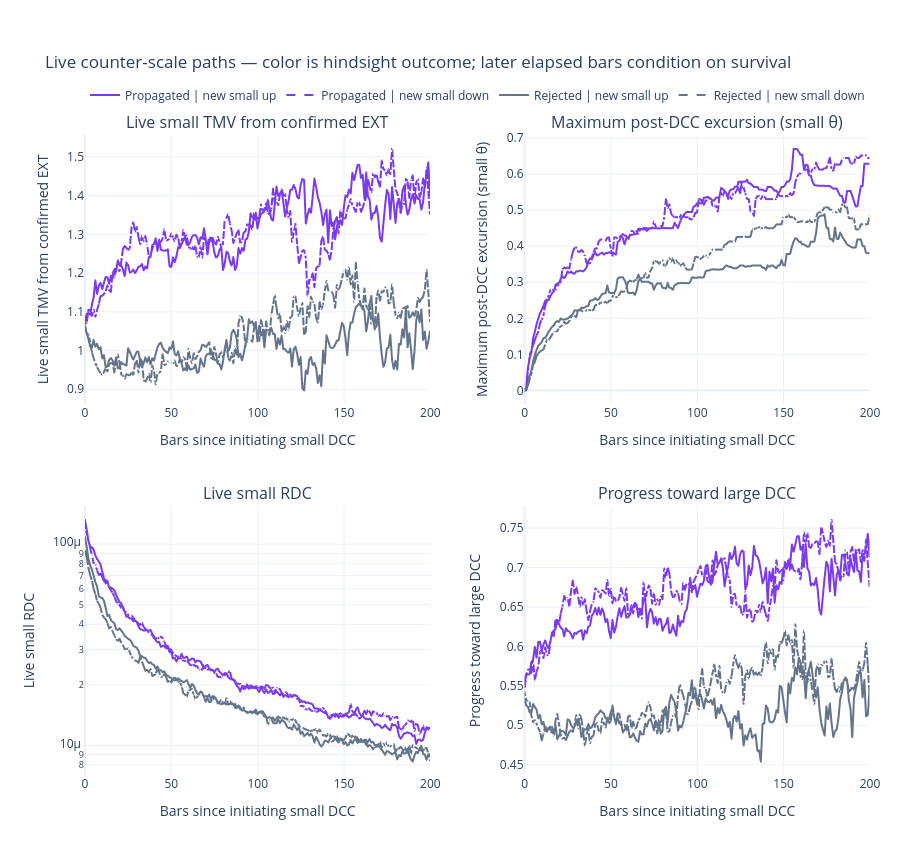

The notebook cell this image was saved under:
### Markdown cell above
## Audit 6: survival-conditioned live trajectories

Purple/slate is the later propagated/rejected outcome; solid/dashed is new-small-up/down. Each point uses only information known by that elapsed bar, but its outcome color remains hindsight. Hover survivor counts before interpreting later horizons.

### Code cell
trajectory_fig = plot_dc_counter_scale_trajectories(counter_leg_trajectories, max_elapsed_bars=200)
trajectory_fig.show()

### Figure 1 — Plotly figure (JSON) as saved in the notebook; plotly's stock layout.template omitted (floating-point values rounded to 4 significant figures; data arrays with more than 128 entries replaced by an {"elided": "..."} marker saying what was removed)
{"data": [{"customdata": {"elided": "201x1 int values"}, "hovertemplate": "elapsed=%{x:.0f} bars<br>median=%{y:.4g}<br>surviving attempts=%{customdata[0]:,.0f}<extra></extra>", "legendgroup": "propagated_up", "line": {"color": "#7c3aed", "dash": "solid", "width": 2.0}, "mode": "lines", "name": "Propagated | new small up", "showlegend": true, "type": "scattergl", "x": {"elided": "201 int values"}, "xaxis": "x", "y": {"elided": "201 float values"}, "yaxis": "y"}, {"customdata": {"elided": "201x1 int values"}, "hovertemplate": "elapsed=%{x:.0f} bars<br>median=%{y:.4g}<br>surviving attempts=%{customdata[0]:,.0f}<extra></extra>", "legendgroup": "propagated_down", "line": {"color": "#7c3aed", "dash": "dash", "width": 2.0}, "mode": "lines", "name": "Propagated | new small down", "showlegend": true, "type": "scattergl", "x": {"elided": "201 int values"}, "xaxis": "x", "y": {"elided": "201 float values"}, "yaxis": "y"}, {"customdata": {"elided": "201x1 int values"}, "hovertemplate": "elapsed=%{x:.0f} bars<br>median=%{y:.4g}<br>surviving attempts=%{customdata[0]:,.0f}<extra></extra>", "legendgroup": "rejected_up", "line": {"color": "#64748b", "dash": "solid", "width": 2.0}, "mode": "lines", "name": "Rejected | new small up", "showlegend": true, "type": "scattergl", "x": {"elided": "201 int values"}, "xaxis": "x", "y": {"elided": "201 float values"}, "yaxis": "y"}, {"customdata": {"elided": "201x1 int values"}, "hovertemplate": "elapsed=%{x:.0f} bars<br>median=%{y:.4g}<br>surviving attempts=%{customdata[0]:,.0f}<extra></extra>", "legendgroup": "rejected_down", "line": {"color": "#64748b", "dash": "dash", "width": 2.0}, "mode": "lines", "name": "Rejected | new small down", "showlegend": true, "type": "scattergl", "x": {"elided": "201 int values"}, "xaxis": "x", "y": {"elided": "201 float values"}, "yaxis": "y"}, {"customdata": {"elided": "201x1 int values"}, "hovertemplate": "elapsed=%{x:.0f} bars<br>median=%{y:.4g}<br>surviving attempts=%{customdata[0]:,.0f}<extra></extra>", "legendgroup": "propagated_up", "line": {"color": "#7c3aed", "dash": "solid", "width": 2.0}, "mode": "lines", "name": "Propagated | new small up", "showlegend": false, "type": "scattergl", "x": {"elided": "201 int values"}, "xaxis": "x2", "y": {"elided": "201 float values"}, "yaxis": "y2"}, {"customdata": {"elided": "201x1 int values"}, "hovertemplate": "elapsed=%{x:.0f} bars<br>median=%{y:.4g}<br>surviving attempts=%{customdata[0]:,.0f}<extra></extra>", "legendgroup": "propagated_down", "line": {"color": "#7c3aed", "dash": "dash", "width": 2.0}, "mode": "lines", "name": "Propagated | new small down", "showlegend": false, "type": "scattergl", "x": {"elided": "201 int values"}, "xaxis": "x2", "y": {"elided": "201 float values"}, "yaxis": "y2"}, {"customdata": {"elided": "201x1 int values"}, "hovertemplate": "elapsed=%{x:.0f} bars<br>median=%{y:.4g}<br>surviving attempts=%{customdata[0]:,.0f}<extra></extra>", "legendgroup": "rejected_up", "line": {"color": "#64748b", "dash": "solid", "width": 2.0}, "mode": "lines", "name": "Rejected | new small up", "showlegend": false, "type": "scattergl", "x": {"elided": "201 int values"}, "xaxis": "x2", "y": {"elided": "201 float values"}, "yaxis": "y2"}, {"customdata": {"elided": "201x1 int values"}, "hovertemplate": "elapsed=%{x:.0f} bars<br>median=%{y:.4g}<br>surviving attempts=%{customdata[0]:,.0f}<extra></extra>", "legendgroup": "rejected_down", "line": {"color": "#64748b", "dash": "dash", "width": 2.0}, "mode": "lines", "name": "Rejected | new small down", "showlegend": false, "type": "scattergl", "x": {"elided": "201 int values"}, "xaxis": "x2", "y": {"elided": "201 float values"}, "yaxis": "y2"}, {"customdata": {"elided": "201x1 int values"}, "hovertemplate": "elapsed=%{x:.0f} bars<br>median=%{y:.4g}<br>surviving attempts=%{customdata[0]:,.0f}<extra></extra>", "legendgroup": "propagated_up", "line": {"color": "#7c3aed", "dash": "solid", "width": 2.0}, "mode": "lines", "name": "Propagated | new small up", "showlegend": false, "type": "scattergl", "x": {"elided": "201 int values"}, "xaxis": "x3", "y": {"elided": "201 float values"}, "yaxis": "y3"}, {"customdata": {"elided": "201x1 int values"}, "hovertemplate": "elapsed=%{x:.0f} bars<br>median=%{y:.4g}<br>surviving attempts=%{customdata[0]:,.0f}<extra></extra>", "legendgroup": "propagated_down", "line": {"color": "#7c3aed", "dash": "dash", "width": 2.0}, "mode": "lines", "name": "Propagated | new small down", "showlegend": false, "type": "scattergl", "x": {"elided": "201 int values"}, "xaxis": "x3", "y": {"elided": "201 float values"}, "yaxis": "y3"}, {"customdata": {"elided": "201x1 int values"}, "hovertemplate": "elapsed=%{x:.0f} bars<br>median=%{y:.4g}<br>surviving attempts=%{customdata[0]:,.0f}<extra></extra>", "legendgroup": "rejected_up", "line": {"color": "#64748b", "dash": "solid", "width": 2.0}, "mode": "lines", "name": "Rejected | new small up", "showlegend": false, "type": "scattergl", "x": {"elided": "201 int values"}, "xaxis": "x3", "y": {"elided": "201 float values"}, "yaxis": "y3"}, {"customdata": {"elided": "201x1 int values"}, "hovertemplate": "elapsed=%{x:.0f} bars<br>median=%{y:.4g}<br>surviving attempts=%{customdata[0]:,.0f}<extra></extra>", "legendgroup": "rejected_down", "line": {"color": "#64748b", "dash": "dash", "width": 2.0}, "mode": "lines", "name": "Rejected | new small down", "showlegend": false, "type": "scattergl", "x": {"elided": "201 int values"}, "xaxis": "x3", "y": {"elided": "201 float values"}, "yaxis": "y3"}, {"customdata": {"elided": "201x1 int values"}, "hovertemplate": "elapsed=%{x:.0f} bars<br>median=%{y:.4g}<br>surviving attempts=%{customdata[0]:,.0f}<extra></extra>", "legendgroup": "propagated_up", "line": {"color": "#7c3aed", "dash": "solid", "width": 2.0}, "mode": "lines", "name": "Propagated | new small up", "showlegend": false, "type": "scattergl", "x": {"elided": "201 int values"}, "xaxis": "x4", "y": {"elided": "201 float values"}, "yaxis": "y4"}, {"customdata": {"elided": "201x1 int values"}, "hovertemplate": "elapsed=%{x:.0f} bars<br>median=%{y:.4g}<br>surviving attempts=%{customdata[0]:,.0f}<extra></extra>", "legendgroup": "propagated_down", "line": {"color": "#7c3aed", "dash": "dash", "width": 2.0}, "mode": "lines", "name": "Propagated | new small down", "showlegend": false, "type": "scattergl", "x": {"elided": "201 int values"}, "xaxis": "x4", "y": {"elided": "201 float values"}, "yaxis": "y4"}, {"customdata": {"elided": "201x1 int values"}, "hovertemplate": "elapsed=%{x:.0f} bars<br>median=%{y:.4g}<br>surviving attempts=%{customdata[0]:,.0f}<extra></extra>", "legendgroup": "rejected_up", "line": {"color": "#64748b", "dash": "solid", "width": 2.0}, "mode": "lines", "name": "Rejected | new small up", "showlegend": false, "type": "scattergl", "x": {"elided": "201 int values"}, "xaxis": "x4", "y": {"elided": "201 float values"}, "yaxis": "y4"}, {"customdata": {"elided": "201x1 int values"}, "hovertemplate": "elapsed=%{x:.0f} bars<br>median=%{y:.4g}<br>surviving attempts=%{customdata[0]:,.0f}<extra></extra>", "legendgroup": "rejected_down", "line": {"color": "#64748b", "dash": "dash", "width": 2.0}, "mode": "lines", "name": "Rejected | new small down", "showlegend": false, "type": "scattergl", "x": {"elided": "201 int values"}, "xaxis": "x4", "y": {"elided": "201 float values"}, "yaxis": "y4"}], "layout": {"annotations": [{"font": {"size": 16}, "showarrow": false, "text": "Live small TMV from confirmed EXT", "x": 0.22, "xanchor": "center", "xref": "paper", "y": 1.0, "yanchor": "bottom", "yref": "paper"}, {"font": {"size": 16}, "showarrow": false, "text": "Maximum post-DCC excursion (small θ)", "x": 0.78, "xanchor": "center", "xref": "paper", "y": 1.0, "yanchor": "bottom", "yref": "paper"}, {"font": {"size": 16}, "showarrow": false, "text": "Live small RDC", "x": 0.22, "xanchor": "center", "xref": "paper", "y": 0.42, "yanchor": "bottom", "yref": "paper"}, {"font": {"size": 16}, "showarrow": false, "text": "Progress toward large DCC", "x": 0.78, "xanchor": "center", "xref": "paper", "y": 0.42, "yanchor": "bottom", "yref": "paper"}], "height": 850, "hovermode": "closest", "legend": {"orientation": "h", "x": 0.0, "xanchor": "left", "y": 1.04, "yanchor": "bottom"}, "margin": {"b": 75, "l": 85, "r": 30, "t": 135}, "title": {"text": "Live counter-scale paths — color is hindsight outcome; later elapsed bars condition on survival"}, "xaxis": {"anchor": "y", "domain": [0.0, 0.44], "title": {"text": "Bars since initiating small DCC"}}, "xaxis2": {"anchor": "y2", "domain": [0.56, 1.0], "title": {"text": "Bars since initiating small DCC"}}, "xaxis3": {"anchor": "y3", "domain": [0.0, 0.44], "title": {"text": "Bars since initiating small DCC"}}, "xaxis4": {"anchor": "y4", "domain": [0.56, 1.0], "title": {"text": "Bars since initiating small DCC"}}, "yaxis": {"anchor": "x", "domain": [0.58, 1.0], "title": {"text": "Live small TMV from confirmed EXT"}, "type": "linear"}, "yaxis2": {"anchor": "x2", "domain": [0.58, 1.0], "title": {"text": "Maximum post-DCC excursion (small θ)"}, "type": "linear"}, "yaxis3": {"anchor": "x3", "domain": [0.0, 0.42], "title": {"text": "Live small RDC"}, "type": "log"}, "yaxis4": {"anchor": "x4", "domain": [0.0, 0.42], "title": {"text": "Progress toward large DCC"}, "type": "linear"}}}
